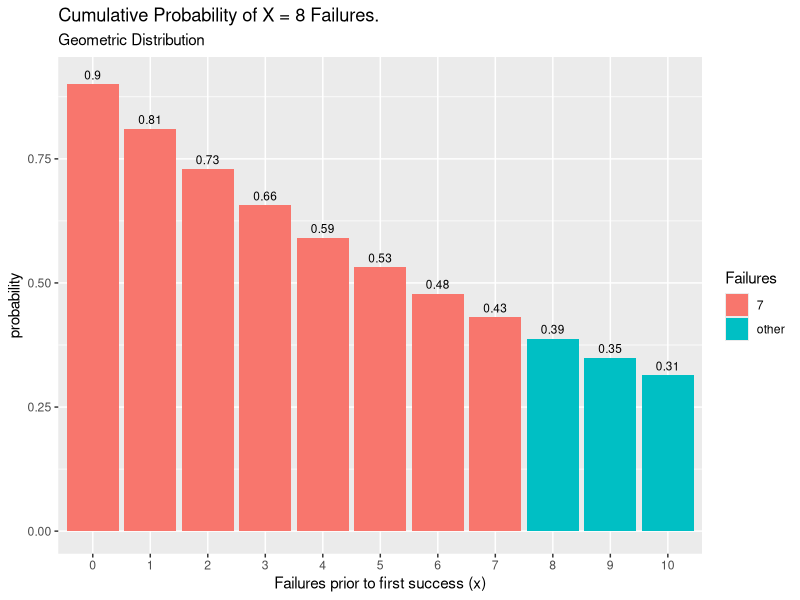
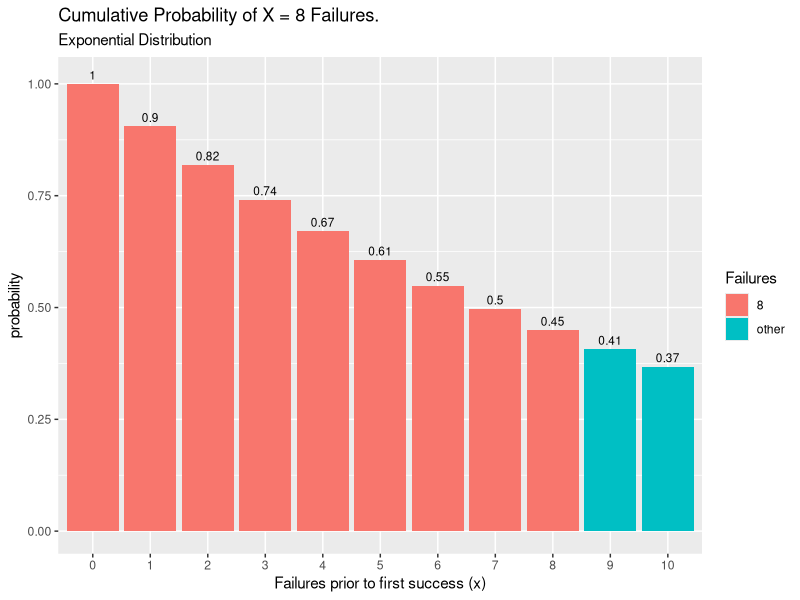

Reproduce these figures in R, in order.
## ---- chunk 1
knitr::opts_chunk$set(echo = TRUE)
## ---- chunk 2
library(tidyverse)
library(ggplot2)
## ---- chunk 3
p<-(0.9^8)
print('the probablity using formula is')
p
prob<-pgeom(7, 0.1, lower.tail = F)
print('The probablity using pgeom is')
prob
## ---- chunk 4
#still working on 8th day
still_working <-1-pgeom(0:10,.1)
still_working
## ---- chunk 5
n<-7
p<-0.10
data.frame(x = 0:10, 
           cdf = pgeom(q = 0:10, prob = p, lower.tail = F)) %>%
  mutate(Failures = ifelse(x <= n, n, "other")) %>%
ggplot(aes(x = factor(x), y = cdf, fill = Failures)) +
  geom_col() +
  geom_text(
    aes(label = round(cdf,2), y = cdf + 0.01),
    position = position_dodge(0.9),
    size = 3,
    vjust = 0
  ) +
  labs(title = "Cumulative Probability of X = 8 Failures.",
       subtitle = "Geometric Distribution",
       x = "Failures prior to first success (x)",
       y = "probability") 
## ---- chunk 6
lambda<-0.10
exp_value<-1/lambda
st_dev<-sqrt(1/lambda^2)
exp_value
st_dev

## ---- chunk 7
#no of trials
lambda<-0.10
n<-8
p_exp<-pexp(8, lambda, lower.tail = F)
p_exp
#using formula
e<-exp(1)
p1_exp<-e^(-lambda*n)
p1_exp
## ---- chunk 8
n<-8
lambda<-0.10
data.frame(x = 0:10, 
           cdf = pexp(q = 0:10, rate = lambda, lower.tail = F)) %>%
  mutate(Failures = ifelse(x <= n, n, "other")) %>%
ggplot(aes(x = factor(x), y = cdf, fill = Failures)) +
  geom_col() +
  geom_text(
    aes(label = round(cdf,2), y = cdf + 0.01),
    position = position_dodge(0.9),
    size = 3,
    vjust = 0
  ) +
  labs(title = "Cumulative Probability of X = 8 Failures.",
       subtitle = "Exponential Distribution",
       x = "Failures prior to first success (x)",
       y = "probability") 
## ---- chunk 9
exp_binom<-n*p
stdev_binom<-sqrt(n*p*(1-p))
exp_binom
stdev_binom
## ---- chunk 10
p_binom<-pbinom(0, 8, 0.1)
p_binom
#Using formula P(x<=n)=p^0*q^n
p1_binom<-(p^0)*((1-p)^8)
p1_binom
## ---- chunk 11
lambda<-0.8
exp_pois<-lambda
stdev_pois<-sqrt(lambda)
exp_pois
stdev_pois
## ---- chunk 12

p_pois<-ppois(0,lambda)
p_pois
#Checking with the formula
p1_pois<-exp(-0.8)
p1_pois
